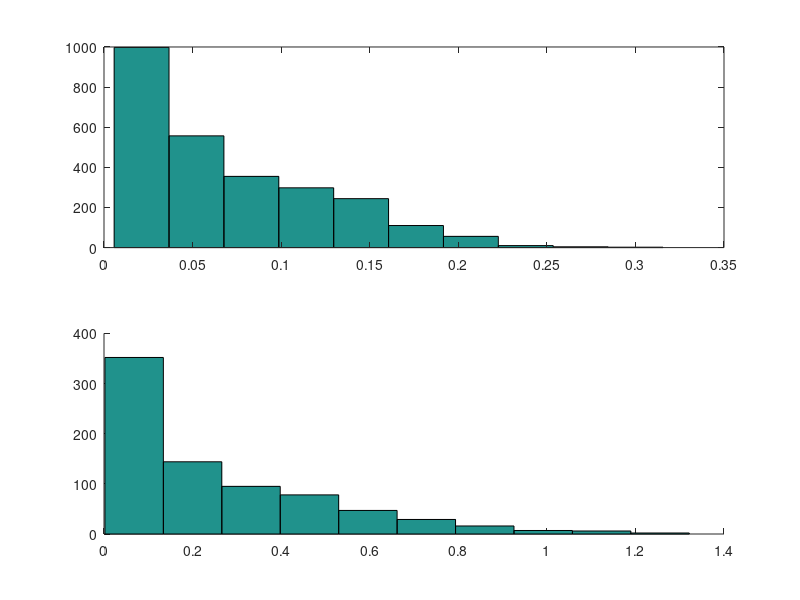

Source code (MATLAB): (Note: this script raises an error after producing the figure.)
%% load data set

clear

%% load spike times (mouse)
load data/mouse.mat
max_time = 60
dt = 0.1


%% load spike times (monkey)
load data/monkey.mat
max_time = 180
dt = 0.01


%% calc & plot inter-spike intervals for deciding dt (dt should be << isi)
isi1 = diff(spike_time1);
isi2 = diff(spike_time2);

mean(isi1)
mean(isi2)

clf
subplot(211)
hist(isi1)
subplot(212)
hold on
hist(isi2)


%% convert spike time to spike train
spike_train1 = convert_spike_time_to_spike_train(spike_time1, max_time, dt);
spike_train2 = convert_spike_time_to_spike_train(spike_time2, max_time, dt);

clf
bar([spike_train1, spike_train2])
% values should be mostly 1 and occasionally more than 1


%% calc synchrony index (Shlens 2006)
calc_synchrony_index(spike_train1, spike_train2)



